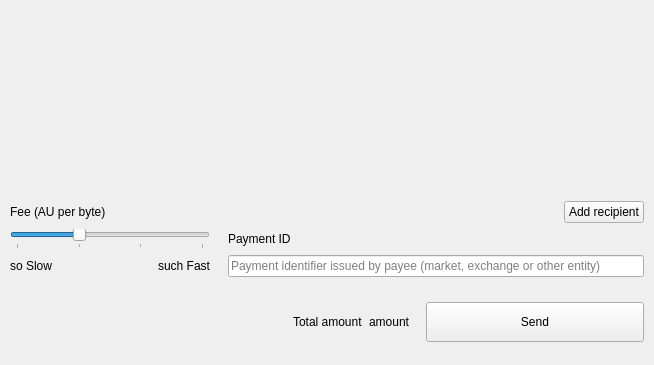
<?xml version="1.0" encoding="UTF-8"?>
<ui version="4.0">
 <class>SendFrame</class>
 <widget class="QFrame" name="SendFrame">
  <property name="geometry">
   <rect>
    <x>0</x>
    <y>0</y>
    <width>654</width>
    <height>365</height>
   </rect>
  </property>
  <property name="windowTitle">
   <string>Frame</string>
  </property>
  <property name="frameShape">
   <enum>QFrame::NoFrame</enum>
  </property>
  <property name="frameShadow">
   <enum>QFrame::Raised</enum>
  </property>
  <layout class="QVBoxLayout" name="verticalLayout">
   <property name="spacing">
    <number>5</number>
   </property>
   <property name="sizeConstraint">
    <enum>QLayout::SetDefaultConstraint</enum>
   </property>
   <property name="leftMargin">
    <number>0</number>
   </property>
   <property name="topMargin">
    <number>0</number>
   </property>
   <property name="rightMargin">
    <number>0</number>
   </property>
   <property name="bottomMargin">
    <number>0</number>
   </property>
   <item>
    <widget class="WalletGUI::ResizableScrollArea" name="m_sendScrollarea">
     <property name="enabled">
      <bool>true</bool>
     </property>
     <property name="sizePolicy">
      <sizepolicy hsizetype="MinimumExpanding" vsizetype="Preferred">
       <horstretch>0</horstretch>
       <verstretch>0</verstretch>
      </sizepolicy>
     </property>
     <property name="autoFillBackground">
      <bool>false</bool>
     </property>
     <property name="styleSheet">
      <string notr="true"/>
     </property>
     <property name="frameShape">
      <enum>QFrame::NoFrame</enum>
     </property>
     <property name="sizeAdjustPolicy">
      <enum>QAbstractScrollArea::AdjustToContents</enum>
     </property>
     <property name="widgetResizable">
      <bool>true</bool>
     </property>
     <widget class="QWidget" name="scrollAreaWidgetContents">
      <property name="geometry">
       <rect>
        <x>0</x>
        <y>0</y>
        <width>654</width>
        <height>73</height>
       </rect>
      </property>
      <property name="sizePolicy">
       <sizepolicy hsizetype="Preferred" vsizetype="Preferred">
        <horstretch>0</horstretch>
        <verstretch>0</verstretch>
       </sizepolicy>
      </property>
      <property name="styleSheet">
       <string notr="true"/>
      </property>
      <layout class="QVBoxLayout" name="m_transfersLayout">
       <property name="spacing">
        <number>0</number>
       </property>
       <property name="sizeConstraint">
        <enum>QLayout::SetNoConstraint</enum>
       </property>
       <property name="leftMargin">
        <number>0</number>
       </property>
       <property name="topMargin">
        <number>0</number>
       </property>
       <property name="rightMargin">
        <number>0</number>
       </property>
       <property name="bottomMargin">
        <number>0</number>
       </property>
      </layout>
     </widget>
    </widget>
   </item>
   <item>
    <spacer name="verticalSpacer">
     <property name="orientation">
      <enum>Qt::Vertical</enum>
     </property>
     <property name="sizeHint" stdset="0">
      <size>
       <width>20</width>
       <height>40</height>
      </size>
     </property>
    </spacer>
   </item>
   <item>
    <widget class="QFrame" name="m_sendFeeFrame">
     <property name="frameShape">
      <enum>QFrame::NoFrame</enum>
     </property>
     <property name="frameShadow">
      <enum>QFrame::Plain</enum>
     </property>
     <layout class="QGridLayout" name="gridLayout_2">
      <property name="leftMargin">
       <number>10</number>
      </property>
      <property name="topMargin">
       <number>5</number>
      </property>
      <property name="rightMargin">
       <number>10</number>
      </property>
      <property name="bottomMargin">
       <number>10</number>
      </property>
      <property name="horizontalSpacing">
       <number>18</number>
      </property>
      <item row="6" column="3">
       <widget class="QLineEdit" name="m_paymentIdEdit">
        <property name="styleSheet">
         <string notr="true">[errorState=&quot;true&quot;] {
  border-color: #ef3131;
}</string>
        </property>
        <property name="placeholderText">
         <string>Payment identifier issued by payee (market, exchange or other entity)</string>
        </property>
       </widget>
      </item>
      <item row="5" column="3">
       <widget class="QLabel" name="m_paymentIdTextLabel">
        <property name="text">
         <string>Payment ID</string>
        </property>
       </widget>
      </item>
      <item row="2" column="3">
       <layout class="QHBoxLayout" name="horizontalLayout">
        <item>
         <spacer name="horizontalSpacer_2">
          <property name="orientation">
           <enum>Qt::Horizontal</enum>
          </property>
          <property name="sizeHint" stdset="0">
           <size>
            <width>40</width>
            <height>20</height>
           </size>
          </property>
         </spacer>
        </item>
        <item>
         <widget class="QPushButton" name="m_addRecipientButton">
          <property name="cursor">
           <cursorShape>PointingHandCursor</cursorShape>
          </property>
          <property name="focusPolicy">
           <enum>Qt::StrongFocus</enum>
          </property>
          <property name="text">
           <string>Add recipient</string>
          </property>
          <property name="flat">
           <bool>false</bool>
          </property>
         </widget>
        </item>
       </layout>
      </item>
      <item row="6" column="0" colspan="3">
       <widget class="QFrame" name="frame">
        <property name="minimumSize">
         <size>
          <width>200</width>
          <height>20</height>
         </size>
        </property>
        <property name="frameShape">
         <enum>QFrame::NoFrame</enum>
        </property>
        <property name="frameShadow">
         <enum>QFrame::Raised</enum>
        </property>
        <layout class="QHBoxLayout" name="horizontalLayout_3">
         <property name="spacing">
          <number>0</number>
         </property>
         <property name="leftMargin">
          <number>0</number>
         </property>
         <property name="topMargin">
          <number>0</number>
         </property>
         <property name="rightMargin">
          <number>0</number>
         </property>
         <property name="bottomMargin">
          <number>0</number>
         </property>
         <item>
          <widget class="QLabel" name="minimalLabel">
           <property name="enabled">
            <bool>true</bool>
           </property>
           <property name="text">
            <string>so Slow</string>
           </property>
          </widget>
         </item>
         <item>
          <spacer name="horizontalSpacer_5">
           <property name="orientation">
            <enum>Qt::Horizontal</enum>
           </property>
           <property name="sizeHint" stdset="0">
            <size>
             <width>40</width>
             <height>20</height>
            </size>
           </property>
          </spacer>
         </item>
         <item>
          <widget class="QLabel" name="fastLabel">
           <property name="text">
            <string>such Fast</string>
           </property>
           <property name="alignment">
            <set>Qt::AlignRight|Qt::AlignTrailing|Qt::AlignVCenter</set>
           </property>
          </widget>
         </item>
        </layout>
       </widget>
      </item>
      <item row="5" column="0" colspan="3">
       <widget class="QSlider" name="m_feeSlider">
        <property name="minimum">
         <number>1</number>
        </property>
        <property name="maximum">
         <number>4</number>
        </property>
        <property name="pageStep">
         <number>1</number>
        </property>
        <property name="value">
         <number>2</number>
        </property>
        <property name="orientation">
         <enum>Qt::Horizontal</enum>
        </property>
        <property name="tickPosition">
         <enum>QSlider::TicksBelow</enum>
        </property>
        <property name="tickInterval">
         <number>1</number>
        </property>
       </widget>
      </item>
      <item row="2" column="0" colspan="3">
       <widget class="QLabel" name="m_feeTextLabel">
        <property name="toolTip">
         <string>Atomic units per byte</string>
        </property>
        <property name="text">
         <string>Fee (AU per byte)</string>
        </property>
       </widget>
      </item>
     </layout>
    </widget>
   </item>
   <item>
    <widget class="QFrame" name="m_mixinFrame">
     <property name="frameShape">
      <enum>QFrame::NoFrame</enum>
     </property>
     <property name="frameShadow">
      <enum>QFrame::Raised</enum>
     </property>
     <layout class="QGridLayout" name="gridLayout">
      <property name="leftMargin">
       <number>10</number>
      </property>
      <property name="topMargin">
       <number>10</number>
      </property>
      <property name="rightMargin">
       <number>10</number>
      </property>
      <property name="bottomMargin">
       <number>23</number>
      </property>
      <item row="0" column="4" rowspan="2">
       <spacer name="horizontalSpacer_4">
        <property name="orientation">
         <enum>Qt::Horizontal</enum>
        </property>
        <property name="sizeType">
         <enum>QSizePolicy::Fixed</enum>
        </property>
        <property name="sizeHint" stdset="0">
         <size>
          <width>10</width>
          <height>20</height>
         </size>
        </property>
       </spacer>
      </item>
      <item row="0" column="5" rowspan="2">
       <widget class="QPushButton" name="m_sendButton">
        <property name="sizePolicy">
         <sizepolicy hsizetype="Expanding" vsizetype="Fixed">
          <horstretch>0</horstretch>
          <verstretch>0</verstretch>
         </sizepolicy>
        </property>
        <property name="minimumSize">
         <size>
          <width>218</width>
          <height>40</height>
         </size>
        </property>
        <property name="maximumSize">
         <size>
          <width>218</width>
          <height>40</height>
         </size>
        </property>
        <property name="focusPolicy">
         <enum>Qt::StrongFocus</enum>
        </property>
        <property name="text">
         <string>Send</string>
        </property>
       </widget>
      </item>
      <item row="0" column="3" rowspan="2">
       <widget class="QLabel" name="m_totalAmountLabel2">
        <property name="text">
         <string>amount</string>
        </property>
        <property name="indent">
         <number>0</number>
        </property>
       </widget>
      </item>
      <item row="0" column="0" rowspan="2">
       <widget class="QLabel" name="label">
        <property name="text">
         <string/>
        </property>
       </widget>
      </item>
      <item row="0" column="2" rowspan="2">
       <widget class="QLabel" name="label_2">
        <property name="text">
         <string>Total amount</string>
        </property>
       </widget>
      </item>
      <item row="0" column="1" rowspan="2">
       <spacer name="horizontalSpacer">
        <property name="orientation">
         <enum>Qt::Horizontal</enum>
        </property>
        <property name="sizeType">
         <enum>QSizePolicy::Expanding</enum>
        </property>
        <property name="sizeHint" stdset="0">
         <size>
          <width>298</width>
          <height>20</height>
         </size>
        </property>
       </spacer>
      </item>
     </layout>
    </widget>
   </item>
  </layout>
 </widget>
 <customwidgets>
  <customwidget>
   <class>WalletGUI::ResizableScrollArea</class>
   <extends>QScrollArea</extends>
   <header>resizablescrollarea.h</header>
   <container>1</container>
  </customwidget>
 </customwidgets>
 <tabstops>
  <tabstop>m_sendScrollarea</tabstop>
  <tabstop>m_addRecipientButton</tabstop>
  <tabstop>m_feeSlider</tabstop>
  <tabstop>m_paymentIdEdit</tabstop>
  <tabstop>m_sendButton</tabstop>
 </tabstops>
 <resources/>
 <connections>
  <connection>
   <sender>m_sendButton</sender>
   <signal>clicked()</signal>
   <receiver>SendFrame</receiver>
   <slot>sendClicked()</slot>
   <hints>
    <hint type="sourcelabel">
     <x>53</x>
     <y>561</y>
    </hint>
    <hint type="destinationlabel">
     <x>432</x>
     <y>294</y>
    </hint>
   </hints>
  </connection>
  <connection>
   <sender>m_addRecipientButton</sender>
   <signal>clicked()</signal>
   <receiver>SendFrame</receiver>
   <slot>addRecipientClicked()</slot>
   <hints>
    <hint type="sourcelabel">
     <x>78</x>
     <y>414</y>
    </hint>
    <hint type="destinationlabel">
     <x>432</x>
     <y>294</y>
    </hint>
   </hints>
  </connection>
  <connection>
   <sender>m_paymentIdEdit</sender>
   <signal>textChanged(QString)</signal>
   <receiver>SendFrame</receiver>
   <slot>validatePaymentId(QString)</slot>
   <hints>
    <hint type="sourcelabel">
     <x>538</x>
     <y>521</y>
    </hint>
    <hint type="destinationlabel">
     <x>432</x>
     <y>318</y>
    </hint>
   </hints>
  </connection>
  <connection>
   <sender>m_feeSlider</sender>
   <signal>valueChanged(int)</signal>
   <receiver>SendFrame</receiver>
   <slot>feeValueChanged(int)</slot>
   <hints>
    <hint type="sourcelabel">
     <x>152</x>
     <y>197</y>
    </hint>
    <hint type="destinationlabel">
     <x>350</x>
     <y>170</y>
    </hint>
   </hints>
  </connection>
 </connections>
 <slots>
  <slot>sendClicked()</slot>
  <slot>clearAllClicked()</slot>
  <slot>addRecipientClicked()</slot>
  <slot>mixinValueChanged(int)</slot>
  <slot>validatePaymentId(QString)</slot>
  <slot>feeValueChanged(int)</slot>
 </slots>
</ui>
